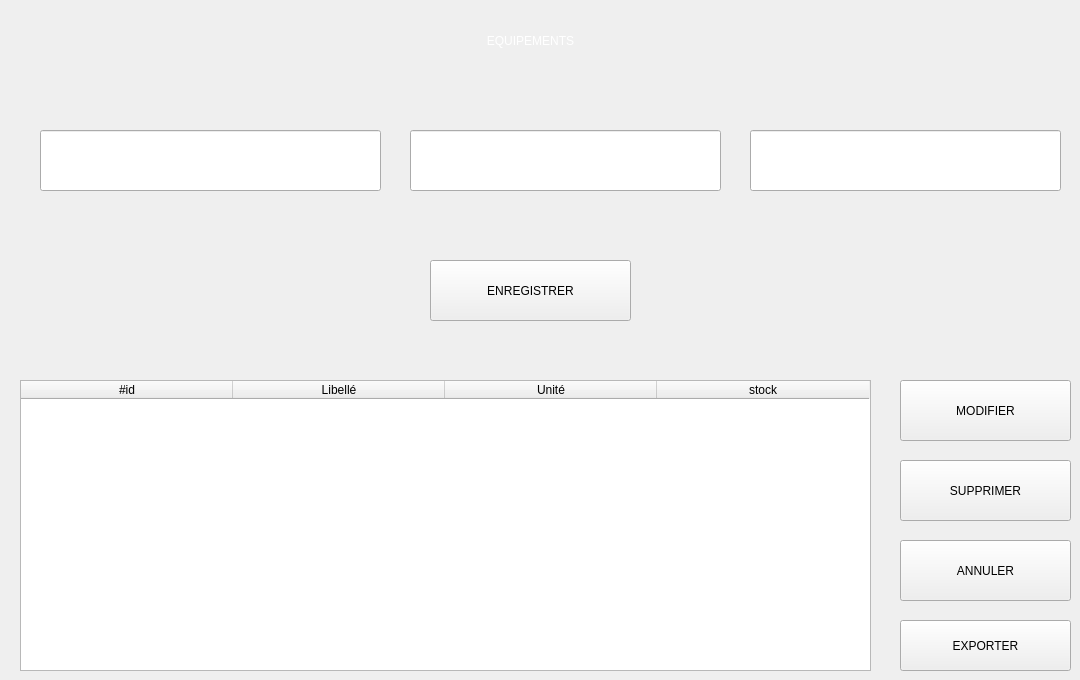
    <widget class="QWidget" name="page_6">
     <widget class="QPushButton" name="valider_2">
      <property name="geometry">
       <rect>
        <x>430</x>
        <y>260</y>
        <width>201</width>
        <height>61</height>
       </rect>
      </property>
      <property name="cursor">
       <cursorShape>PointingHandCursor</cursorShape>
      </property>
      <property name="layoutDirection">
       <enum>Qt::LeftToRight</enum>
      </property>
      <property name="styleSheet">
       <string notr="true">font: 14pt &quot;MS Shell Dlg 2&quot;;
color: rgb(255, 255, 255);
border:1px solid rgb(255, 85, 0);
background-color:rgb(255, 85, 0);
/*border-radius:20%;</string>
      </property>
      <property name="text">
       <string>ENREGISTRER</string>
      </property>
     </widget>
     <widget class="QPushButton" name="valider_8">
      <property name="geometry">
       <rect>
        <x>900</x>
        <y>540</y>
        <width>171</width>
        <height>61</height>
       </rect>
      </property>
      <property name="cursor">
       <cursorShape>PointingHandCursor</cursorShape>
      </property>
      <property name="layoutDirection">
       <enum>Qt::LeftToRight</enum>
      </property>
      <property name="styleSheet">
       <string notr="true">font: 14pt &quot;MS Shell Dlg 2&quot;;
color: rgb(255, 255, 255);
border:1px solid rgb(163, 163, 163);
background-color: rgb(163, 163, 163);
/*border-radius:20%;</string>
      </property>
      <property name="text">
       <string>ANNULER</string>
      </property>
     </widget>
     <widget class="QLineEdit" name="libelle">
      <property name="geometry">
       <rect>
        <x>40</x>
        <y>130</y>
        <width>341</width>
        <height>61</height>
       </rect>
      </property>
      <property name="styleSheet">
       <string notr="true">font: 14pt &quot;MS Shell Dlg 2&quot;;
color: rgb(255, 255, 255);</string>
      </property>
      <property name="placeholderText">
       <string>Libelle</string>
      </property>
      <property name="clearButtonEnabled">
       <bool>true</bool>
      </property>
     </widget>
     <widget class="QLineEdit" name="unite">
      <property name="geometry">
       <rect>
        <x>410</x>
        <y>130</y>
        <width>311</width>
        <height>61</height>
       </rect>
      </property>
      <property name="styleSheet">
       <string notr="true">font: 14pt &quot;MS Shell Dlg 2&quot;;
color: rgb(255, 255, 255);</string>
      </property>
      <property name="placeholderText">
       <string>Unité</string>
      </property>
      <property name="clearButtonEnabled">
       <bool>true</bool>
      </property>
     </widget>
     <widget class="QTableWidget" name="table_client_3">
      <property name="geometry">
       <rect>
        <x>20</x>
        <y>380</y>
        <width>851</width>
        <height>291</height>
       </rect>
      </property>
      <property name="styleSheet">
       <string notr="true">color:black</string>
      </property>
      <property name="sizeAdjustPolicy">
       <enum>QAbstractScrollArea::AdjustIgnored</enum>
      </property>
      <property name="editTriggers">
       <set>QAbstractItemView::AnyKeyPressed|QAbstractItemView::DoubleClicked|QAbstractItemView::EditKeyPressed|QAbstractItemView::SelectedClicked</set>
      </property>
      <property name="tabKeyNavigation">
       <bool>true</bool>
      </property>
      <attribute name="horizontalHeaderDefaultSectionSize">
       <number>212</number>
      </attribute>
      <attribute name="horizontalHeaderHighlightSections">
       <bool>false</bool>
      </attribute>
      <attribute name="horizontalHeaderMinimumSectionSize">
       <number>39</number>
      </attribute>
      <attribute name="verticalHeaderDefaultSectionSize">
       <number>40</number>
      </attribute>
      <column>
       <property name="text">
        <string>#id</string>
       </property>
      </column>
      <column>
       <property name="text">
        <string>Libellé</string>
       </property>
      </column>
      <column>
       <property name="text">
        <string>Unité</string>
       </property>
      </column>
      <column>
       <property name="text">
        <string>stock</string>
       </property>
      </column>
     </widget>
     <widget class="QPushButton" name="valider_6">
      <property name="geometry">
       <rect>
        <x>900</x>
        <y>460</y>
        <width>171</width>
        <height>61</height>
       </rect>
      </property>
      <property name="cursor">
       <cursorShape>PointingHandCursor</cursorShape>
      </property>
      <property name="layoutDirection">
       <enum>Qt::LeftToRight</enum>
      </property>
      <property name="styleSheet">
       <string notr="true">font: 14pt &quot;MS Shell Dlg 2&quot;;
color: rgb(255, 255, 255);
border:1px solid rgb(255, 85, 0);
background-color:rgb(255, 85, 0);
/*border-radius:20%;</string>
      </property>
      <property name="text">
       <string>SUPPRIMER</string>
      </property>
     </widget>
     <widget class="QPushButton" name="valider_7">
      <property name="geometry">
       <rect>
        <x>900</x>
        <y>380</y>
        <width>171</width>
        <height>61</height>
       </rect>
      </property>
      <property name="cursor">
       <cursorShape>PointingHandCursor</cursorShape>
      </property>
      <property name="layoutDirection">
       <enum>Qt::LeftToRight</enum>
      </property>
      <property name="styleSheet">
       <string notr="true">font: 14pt &quot;MS Shell Dlg 2&quot;;
color: rgb(255, 255, 255);
border:1px solid rgb(255, 85, 0);
background-color:rgb(255, 85, 0);
/*border-radius:20%;</string>
      </property>
      <property name="text">
       <string>MODIFIER</string>
      </property>
     </widget>
     <widget class="QLabel" name="label_33">
      <property name="geometry">
       <rect>
        <x>410</x>
        <y>20</y>
        <width>241</width>
        <height>41</height>
       </rect>
      </property>
      <property name="styleSheet">
       <string notr="true">color: rgb(255, 255, 255);

font: 75 16pt &quot;Palatino Linotype&quot;;</string>
      </property>
      <property name="text">
       <string>EQUIPEMENTS</string>
      </property>
      <property name="alignment">
       <set>Qt::AlignCenter</set>
      </property>
     </widget>
     <widget class="QLineEdit" name="stock">
      <property name="geometry">
       <rect>
        <x>750</x>
        <y>130</y>
        <width>311</width>
        <height>61</height>
       </rect>
      </property>
      <property name="styleSheet">
       <string notr="true">font: 14pt &quot;MS Shell Dlg 2&quot;;
color: rgb(255, 255, 255);</string>
      </property>
      <property name="placeholderText">
       <string>Stock</string>
      </property>
      <property name="clearButtonEnabled">
       <bool>true</bool>
      </property>
     </widget>
     <widget class="QPushButton" name="exporter2">
      <property name="geometry">
       <rect>
        <x>900</x>
        <y>620</y>
        <width>171</width>
        <height>51</height>
       </rect>
      </property>
      <property name="cursor">
       <cursorShape>PointingHandCursor</cursorShape>
      </property>
      <property name="layoutDirection">
       <enum>Qt::LeftToRight</enum>
      </property>
      <property name="styleSheet">
       <string notr="true">font: 14pt &quot;MS Shell Dlg 2&quot;;

color: rgb(255, 255, 255);
border:1px solid rgb(163, 163, 163);
background-color:rgb(255, 85, 0);
border:none;
/*border-radius:20%;</string>
      </property>
      <property name="text">
       <string>EXPORTER</string>
      </property>
     </widget>
    </widget>
